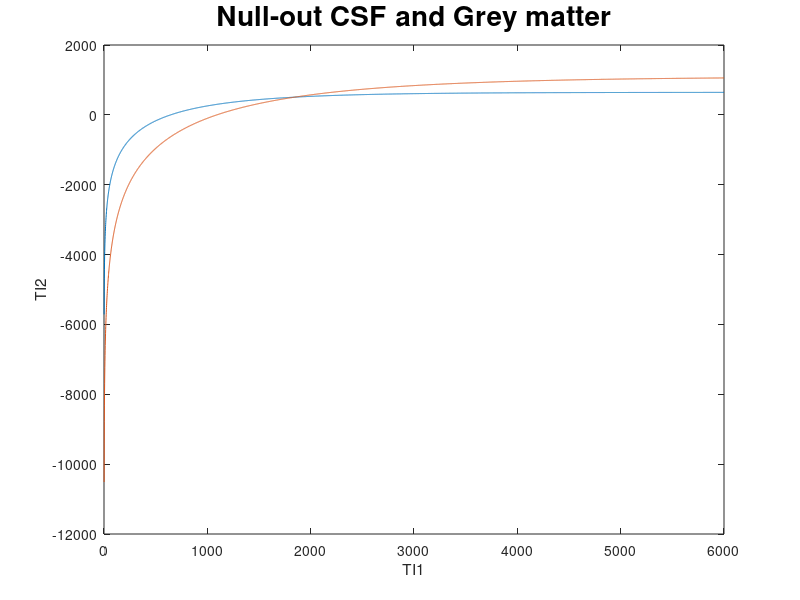

Write MATLAB code to recreate this figure.
close all;
clear all;

T11 = 930; % white matter
T12 = 3100; % CSF
T13 = 1576; % Grey matter
% T11 = 700; % white matter
% T12 = 3700; % CSF
% T13 = 1350; % Grey matter


TR = 6000; 
Tro = 2000;

T1_1 = T11;
T1_2 = T13;

% Null WM and GM

Ti = 1:TR;

E1 = exp(-Ti/T1_1);
ER = 0;
E2 = (1-ER)./(2*(1-E1));
firts_Ti_2 = -T1_1*log(E2);

clear E1 ER E2;


E1 = exp(-Ti/T1_2);
ER = 0;
E2 = (1-ER)./(2*(1-E1));
second_Ti_2 = -T1_2*log(E2);


plot(Ti, firts_Ti_2);
hold on
plot(Ti, second_Ti_2);
xlabel('TI1')
ylabel('TI2')
title('Null-out CSF and Grey matter','FontSize', 20);
% ylim([-1000,1000]);



[mini,I] = min(abs(firts_Ti_2-second_Ti_2));

Ti1 = firts_Ti_2(I);
Ti2 = Ti(I);

        




